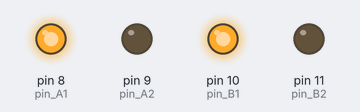
This sketch was run on a simulated Arduino Uno, built with avr-gcc and run on an emulated ATmega328P. Shown: output pins drawn as LEDs (lit = HIGH).

Above: at 0.5 s.
At 1.5 s:
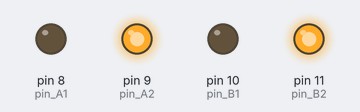
At 2.5 s:
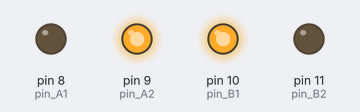
At 3.5 s:
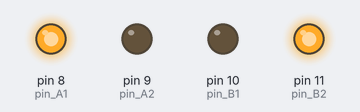
Timing chart, 0 to 5.2 s (numbered marks = the images above):
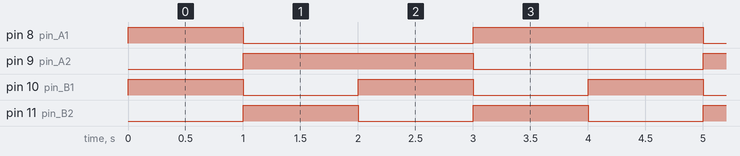

The sketch:

dualMotor_01a.ino
```cpp
int pin_A1 =  8;
int pin_A2 =  9;
int pin_B1 = 10;
int pin_B2 = 11;

void setup() {
  pinMode(pin_A1, OUTPUT);
  pinMode(pin_A2, OUTPUT);
  pinMode(pin_B1, OUTPUT);
  pinMode(pin_B2, OUTPUT);
}

void loop() {
  digitalWrite(pin_A1, HIGH);
  digitalWrite(pin_A2, LOW);
  digitalWrite(pin_B1, HIGH);
  digitalWrite(pin_B2, LOW);
  delay(1000);
  digitalWrite(pin_A1, LOW);
  digitalWrite(pin_A2, HIGH);
  digitalWrite(pin_B1, LOW);
  digitalWrite(pin_B2, HIGH);
  delay(1000);
  digitalWrite(pin_A1, LOW);
  digitalWrite(pin_A2, HIGH);
  digitalWrite(pin_B1, HIGH);
  digitalWrite(pin_B2, LOW);
  delay(1000);
  digitalWrite(pin_A1, HIGH);
  digitalWrite(pin_A2, LOW);
  digitalWrite(pin_B1, LOW);
  digitalWrite(pin_B2, HIGH);
  delay(1000);
}
```

Measured:
- by itself, pin 8 (pin_A1): repeats every 4.0 s: LOW 2.0 s, HIGH 2.0 s
- by itself, pin 9 (pin_A2): alternates HIGH for 2.0 s and LOW for 2.0 s
- by itself, pin 10 (pin_B1), pin 11 (pin_B2): alternates HIGH for 1.0 s and LOW for 1.0 s
